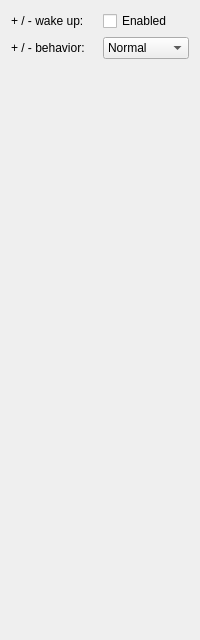
          <widget class="QWidget" name="tab_11">
           <attribute name="title">
            <string>Settings</string>
           </attribute>
           <layout class="QVBoxLayout" name="verticalLayout_10">
            <item>
             <layout class="QGridLayout" name="gridLayout_7">
              <item row="0" column="0">
               <widget class="QLabel" name="label_11">
                <property name="text">
                 <string>+ / - wake up:</string>
                </property>
               </widget>
              </item>
              <item row="1" column="0">
               <widget class="QLabel" name="label_12">
                <property name="text">
                 <string>+ / - behavior:</string>
                </property>
               </widget>
              </item>
              <item row="0" column="1">
               <widget class="QCheckBox" name="controlsPMWakeUpCheck">
                <property name="text">
                 <string>Enabled</string>
                </property>
               </widget>
              </item>
              <item row="1" column="1">
               <widget class="QComboBox" name="controlsPMBehaviorCombo">
                <item>
                 <property name="text">
                  <string>Normal</string>
                 </property>
                </item>
                <item>
                 <property name="text">
                  <string>Swapped</string>
                 </property>
                </item>
               </widget>
              </item>
             </layout>
            </item>
            <item>
             <spacer name="verticalSpacer_6">
              <property name="orientation">
               <enum>Qt::Vertical</enum>
              </property>
              <property name="sizeHint" stdset="0">
               <size>
                <width>20</width>
                <height>570</height>
               </size>
              </property>
             </spacer>
            </item>
           </layout>
          </widget>
